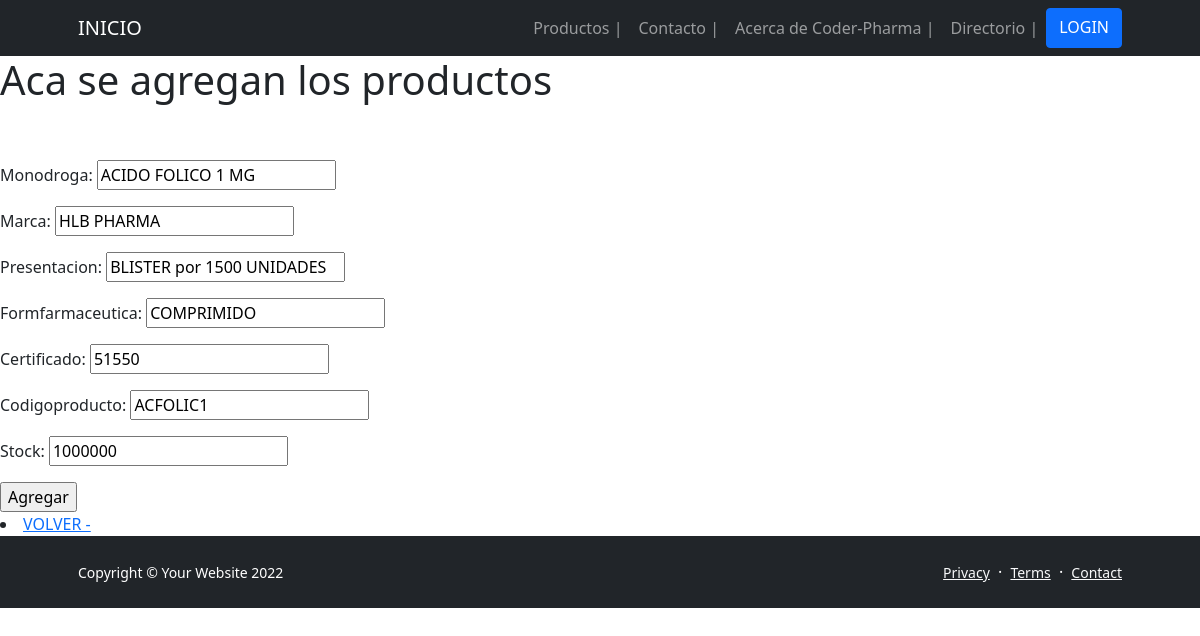
Screenshot of /App-Drogueria/EditaProducto/1 with the database file from the repository.
### App_DROGUERIA/models.py (models this page shows, shortened)
class PRODUCTO(models.Model):
    monodroga = models.CharField(max_length=50)
    marca = models.CharField(max_length=50) # Del laboratorio productor - Ej. Rivero, Drawer, Klonal, Bayer, Bago, etc.
    presentacion = models.CharField(max_length=50) # Presentacion de la caja/BLISTER - Ej.: BLISTER x 15 Comp / CAJA x 100 Ampollas
    formFarmaceutica = models.CharField(max_length=50) # Comprimido, Capsula, Sachet, Ampolla, Frasco Ampolla, etc.
    certificado = models.IntegerField() # ANMAT
    codigoProducto = models.CharField(max_length=50)
    stock = models.IntegerField()
    class meta():
        ordering = ('-monodroga',)

### App_DROGUERIA/views.py (the view, shortened to what this page needs)
# urls.py: path('EditaProducto/<producto_id>', EditaProducto, name = "02_EditaProducto"),
def EditaProducto(request, producto_id):
    producto = PRODUCTO.objects.get(id=producto_id)
    formulario = CreaProducto(initial={
                            'monodroga':producto.monodroga,
                            'marca':producto.marca,
                            'presentacion':producto.presentacion,
                            'formFarmaceutica':producto.formFarmaceutica,
                            'certificado':producto.certificado,
                            'codigoProducto':producto.codigoProducto,
                            'stock':producto.stock,
                            })
    return render(request,"02 - AgregaProducto.html", {"form":formulario})

### App_DROGUERIA/forms.py
class CreaProducto(forms.Form):
    monodroga = forms.CharField(max_length=50)
    marca = forms.CharField(max_length=50)
    presentacion = forms.CharField(max_length=50)
    formFarmaceutica = forms.CharField(max_length=50)
    certificado = forms.IntegerField()
    codigoProducto = forms.CharField(max_length=50)
    stock = forms.IntegerField()

### App_DROGUERIA/Templates/02 - AgregaProducto.html (shortened to what this page needs)
{% extends '00 - ORIGEN (b).html' %}
{% load static %}
{% block blockname %}
<body>
    <h1> Aca se agregan los productos </h1>
    <br>
    <br>
    <form action="" method="POST">
        {{form.as_p}}
        <input type="submit" value="Agregar">
    </form>
    <li>
        <a href="{% url '02_Productos' %}"> VOLVER - </a>
    </li>
</body>
</html>
{% endblock blockname %}

### rows the page displays
PRODUCTO: monodroga "ACIDO FOLICO 1 MG", marca "HLB PHARMA", presentacion "BLISTER por 1500 UNIDADES", formFarmaceutica "COMPRIMIDO", certificado "51550", codigoProducto "ACFOLIC1", stock "1000000"
